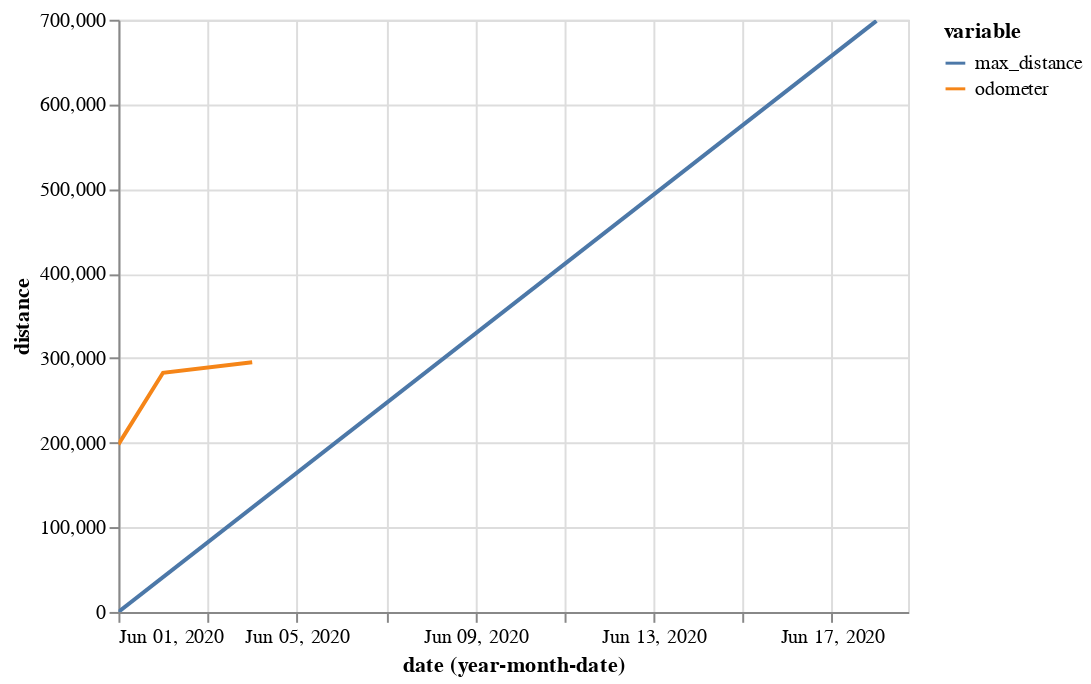

Source (notebook cell):
### Markdown cell above
# Körda kilometer
Antal körda kilometer jämfört med vad som gäller i leasingavtalet. Sista datumet i grafen är 2 veckor efter senaste uppdateringen.

### Code cell
alt.Chart(df).mark_line().encode(
    x=alt.X("yearmonthdate(date)", scale=alt.Scale(domain=(start_date, end_date))),
    y=alt.X("distance"),  # scale=alt.Scale(domain=(0, 500000))),
    color="variable",
    tooltip=["date", "distance", "variable"],
).interactive()

### Figure 1 — Vega-Lite specification as saved in the notebook (floating-point values rounded to 4 significant figures)
{"config": {"view": {"continuousWidth": 400, "continuousHeight": 300}}, "data": {"name": "data-056b9873676aaf247baf84f577aee4e7"}, "mark": "line", "encoding": {"color": {"type": "nominal", "field": "variable"}, "tooltip": [{"type": "temporal", "field": "date"}, {"type": "quantitative", "field": "distance"}, {"type": "nominal", "field": "variable"}], "x": {"type": "temporal", "field": "date", "scale": {"domain": ["2020-06-01", "2020-06-18T17:00:40.237719"]}, "timeUnit": "yearmonthdate"}, "y": {"type": "quantitative", "field": "distance"}}, "selection": {"selector003": {"type": "interval", "bind": "scales", "encodings": ["x", "y"]}}, "$schema": "https://vega.github.io/schema/vega-lite/v4.8.1.json", "datasets": {"data-056b9873676aaf247baf84f577aee4e7": [{"date": "2020-06-01T00:00:00+00:00", "variable": "max_distance", "distance": 0.0}, {"date": "2020-06-18T16:59:41.651537+00:00", "variable": "max_distance", "distance": 698600.0}, {"date": "2020-06-01T00:36:40+00:00", "variable": "odometer", "distance": 198000.0}, {"date": "2020-06-02T08:18:45+00:00", "variable": "odometer", "distance": 282700.0}, {"date": "2020-06-04T00:10:14+00:00", "variable": "odometer", "distance": 295100.0}, {"date": "2020-06-04T08:42:12+00:00", "variable": "odometer", "distance": 295100.0}]}}
